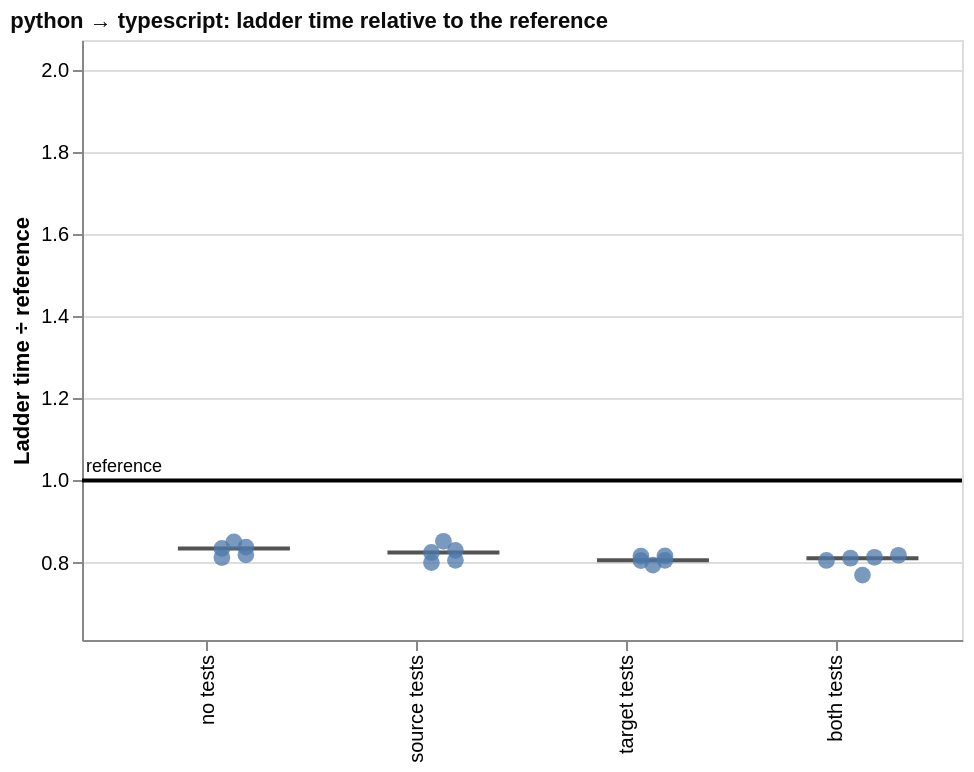

Vega-Lite specification for this chart:
### Vega-Lite specification from a JSON file in a GitHub repository (floating-point values rounded to 4 significant figures)
{"config": {"view": {"continuousWidth": 300, "continuousHeight": 300}}, "layer": [{"data": {"name": "data-14fe493c704c9f943a6d8a59518b9d87"}, "mark": {"type": "tick", "color": "#0b0b0b", "opacity": 0.7, "size": 56, "thickness": 2}, "encoding": {"x": {"field": "condition", "sort": ["no tests", "source tests", "target tests", "both tests"], "title": null, "type": "nominal"}, "xOffset": {"field": "nudge", "scale": {"domain": [-2, 2], "range": [31.0, 79.0]}, "title": null, "type": "quantitative"}, "y": {"field": "value", "scale": {"domain": [0.6115, 2.073], "nice": false}, "title": "Ladder time ÷ reference", "type": "quantitative"}}}, {"data": {"name": "data-2411f198109f299d7ce56c00f7b584a2"}, "mark": {"type": "point", "filled": true, "opacity": 0.75, "size": 70}, "encoding": {"tooltip": [{"field": "port", "title": "run", "type": "nominal"}, {"field": "value", "format": ".2f", "title": "ladder time ÷ reference", "type": "quantitative"}, {"field": "ladder_rungs_completed", "title": "rungs completed", "type": "quantitative"}, {"field": "ladder_total_ms", "format": ",.1f", "title": "total ms", "type": "quantitative"}], "x": {"field": "condition", "sort": ["no tests", "source tests", "target tests", "both tests"], "title": null, "type": "nominal"}, "xOffset": {"field": "nudge", "scale": {"domain": [-2, 2], "range": [31.0, 79.0]}, "title": null, "type": "quantitative"}, "y": {"field": "value", "scale": {"domain": [0.6115, 2.073], "nice": false}, "title": "Ladder time ÷ reference", "type": "quantitative"}}}, {"data": {"name": "data-a630986baac081710e889288b28dd2bb"}, "mark": {"type": "rule", "color": "black", "strokeWidth": 2}, "encoding": {"y": {"field": "value", "scale": {"domain": [0.6115, 2.073], "nice": false}, "title": "Ladder time ÷ reference", "type": "quantitative"}}}, {"data": {"name": "data-a630986baac081710e889288b28dd2bb"}, "mark": {"type": "text", "align": "left", "baseline": "bottom", "dy": -2, "fontSize": 9}, "encoding": {"text": {"field": "label", "type": "nominal"}, "x": {"value": 2}, "y": {"field": "value", "scale": {"domain": [0.6115, 2.073], "nice": false}, "title": "Ladder time ÷ reference", "type": "quantitative"}}}], "height": 300, "title": {"text": "python → typescript: ladder time relative to the reference", "anchor": "start", "color": "#0b0b0b", "fontSize": 11}, "width": 440, "$schema": "https://vega.github.io/schema/vega-lite/v6.4.1.json", "datasets": {"data-14fe493c704c9f943a6d8a59518b9d87": [{"condition": "no tests", "value": 0.8346, "nudge": 0.0}, {"condition": "source tests", "value": 0.8247, "nudge": 0.0}, {"condition": "target tests", "value": 0.8055, "nudge": 0.0}, {"condition": "both tests", "value": 0.8106, "nudge": 0.0}], "data-2411f198109f299d7ce56c00f7b584a2": [{"run_id": "20260909T005215Z_9a3e20fe", "condition": "no tests", "ladder_rungs_completed": 19, "ladder_total_ms": 12060.0, "value": 0.8506, "reference": 1.0, "port": "9a3e20fe", "nudge": 0.0}, {"run_id": "20260909T024849Z_b96078c6", "condition": "no tests", "ladder_rungs_completed": 19, "ladder_total_ms": 11580.0, "value": 0.8124, "reference": 1.0, "port": "b96078c6", "nudge": -0.5}, {"run_id": "20260909T130706Z_31ac2789", "condition": "no tests", "ladder_rungs_completed": 19, "ladder_total_ms": 11840.0, "value": 0.819, "reference": 1.0, "port": "31ac2789", "nudge": 0.5}, {"run_id": "20260909T151143Z_170b737d", "condition": "no tests", "ladder_rungs_completed": 19, "ladder_total_ms": 11680.0, "value": 0.8346, "reference": 1.0, "port": "170b737d", "nudge": -0.5}, {"run_id": "20260909T182714Z_2643e4be", "condition": "no tests", "ladder_rungs_completed": 19, "ladder_total_ms": 11780.0, "value": 0.8377, "reference": 1.0, "port": "2643e4be", "nudge": 0.5}, {"run_id": "20260909T002206Z_273cf6b9", "condition": "source tests", "ladder_rungs_completed": 19, "ladder_total_ms": 12020.0, "value": 0.8298, "reference": 1.0, "port": "273cf6b9", "nudge": 0.5}, {"run_id": "20260909T022216Z_19e0fe30", "condition": "source tests", "ladder_rungs_completed": 19, "ladder_total_ms": 11590.0, "value": 0.8247, "reference": 1.0, "port": "19e0fe30", "nudge": -0.5}, {"run_id": "20260909T124157Z_4ee67ba2", "condition": "source tests", "ladder_rungs_completed": 19, "ladder_total_ms": 11630.0, "value": 0.8, "reference": 1.0, "port": "4ee67ba2", "nudge": -0.5}, {"run_id": "20260909T144331Z_5b46f630", "condition": "source tests", "ladder_rungs_completed": 19, "ladder_total_ms": 11730.0, "value": 0.8519, "reference": 1.0, "port": "5b46f630", "nudge": 0.0}, {"run_id": "20260909T180307Z_280f3890", "condition": "source tests", "ladder_rungs_completed": 19, "ladder_total_ms": 11530.0, "value": 0.8056, "reference": 1.0, "port": "280f3890", "nudge": 0.5}, {"run_id": "20260909T004354Z_a47a3057", "condition": "target tests", "ladder_rungs_completed": 19, "ladder_total_ms": 11840.0, "value": 0.8158, "reference": 1.0, "port": "a47a3057", "nudge": -0.5}, {"run_id": "20260909T023701Z_e94dca40", "condition": "target tests", "ladder_rungs_completed": 19, "ladder_total_ms": 11520.0, "value": 0.8165, "reference": 1.0, "port": "e94dca40", "nudge": 0.5}, {"run_id": "20260909T125752Z_09b2c811", "condition": "target tests", "ladder_rungs_completed": 19, "ladder_total_ms": 11530.0, "value": 0.8047, "reference": 1.0, "port": "09b2c811", "nudge": -0.5}, {"run_id": "20260909T150124Z_a7cd2ee9", "condition": "target tests", "ladder_rungs_completed": 19, "ladder_total_ms": 11420.0, "value": 0.8055, "reference": 1.0, "port": "a7cd2ee9", "nudge": 0.5}, {"run_id": "20260909T181751Z_00b43b48", "condition": "target tests", "ladder_rungs_completed": 19, "ladder_total_ms": 11530.0, "value": 0.7941, "reference": 1.0, "port": "00b43b48", "nudge": 0.0}, {"run_id": "20260909T001426Z_1c28aa33", "condition": "both tests", "ladder_rungs_completed": 19, "ladder_total_ms": 11720.0, "value": 0.8179, "reference": 1.0, "port": "1c28aa33", "nudge": 1.5}, {"run_id": "20260909T020947Z_ffb57550", "condition": "both tests", "ladder_rungs_completed": 19, "ladder_total_ms": 11850.0, "value": 0.8052, "reference": 1.0, "port": "ffb57550", "nudge": -1.5}, {"run_id": "20260909T123239Z_5982b634", "condition": "both tests", "ladder_rungs_completed": 19, "ladder_total_ms": 11500.0, "value": 0.7697, "reference": 1.0, "port": "5982b634", "nudge": 0.0}, {"run_id": "20260909T142951Z_4ff7cdec", "condition": "both tests", "ladder_rungs_completed": 19, "ladder_total_ms": 11910.0, "value": 0.8106, "reference": 1.0, "port": "4ff7cdec", "nudge": -0.5}, {"run_id": "20260909T175143Z_62b61540", "condition": "both tests", "ladder_rungs_completed": 19, "ladder_total_ms": 12160.0, "value": 0.813, "reference": 1.0, "port": "62b61540", "nudge": 0.5}], "data-a630986baac081710e889288b28dd2bb": [{"value": 1.0, "label": "reference"}]}}
